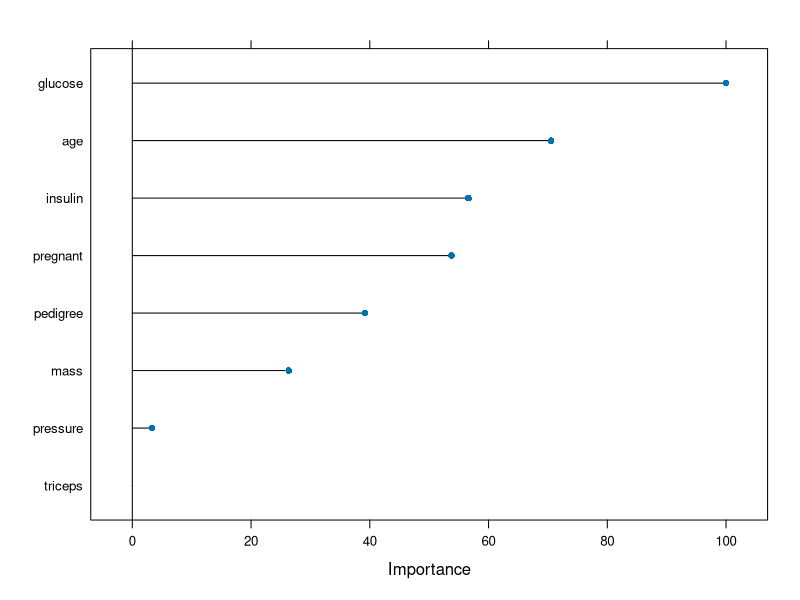
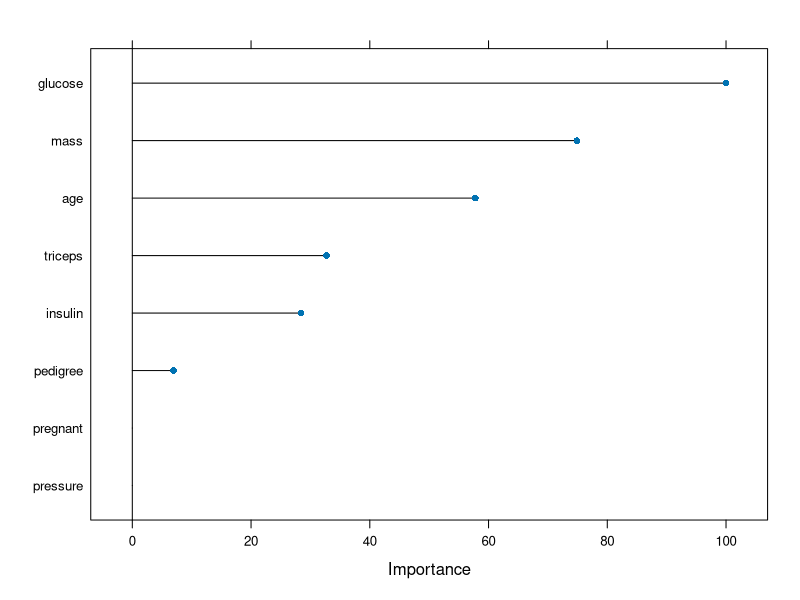
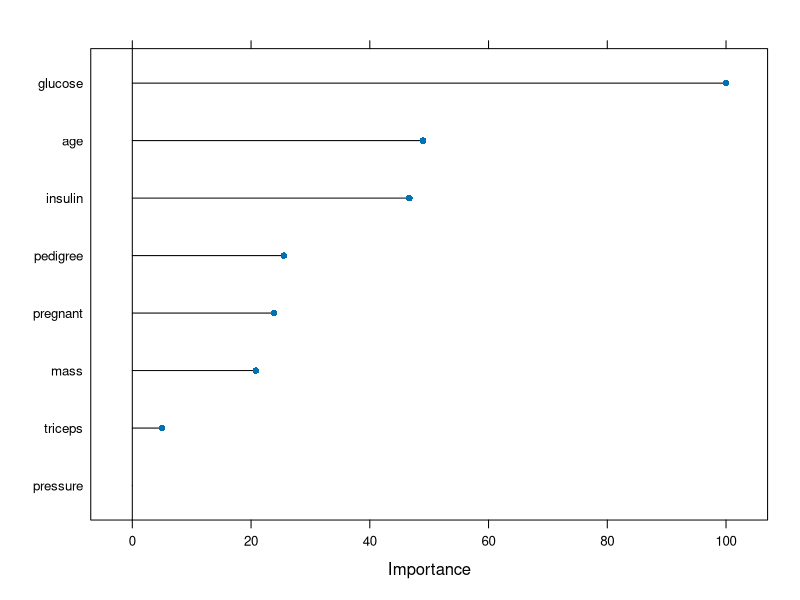

Write R code to recreate these figures, in order. (Note: a time limit stopped this script after it produced the figures.)
## ---- chunk 1
knitr::opts_chunk$set(message = FALSE, warning = FALSE)
## ---- chunk 2
# install.packages("mlbench")

# Calling libraries
library(mlbench)
library(tidyverse)
library(caret)

# Importing data
data(PimaIndiansDiabetes)
df <- tibble(PimaIndiansDiabetes)

# Creating second df to handle second approach to handle missing data (discussed in cell below)
df2 <- tibble(PimaIndiansDiabetes)
## ---- chunk 3
# All columns seem relevant to analysis and therefore do not need to be removed

# Setting the target variable
df <- df %>% rename(target=diabetes)
df2 <- df2 %>% rename(target=diabetes)

# Only need to convert target variable to factor because all other variables are numeric (none are categorical)
df <- df %>% mutate(target = as.factor(target))
df2 <- df2 %>% mutate(target = as.factor(target))

# Under assumption that 0s in the data represent missing data because for example having a diastolic blood pressure of 0 means that that person is dead. To handle these missing values, we will compare two approaches: first, getting rid of any rows that have 0s (missing data); and second, imputing these missing values with the averages of the non-missing data

# Approach 1: Treating 0s in df as NAs and removing these rows

# Converting 0 values to NAs in columns in which 0 is not a reasonably possible value
df$glucose <- na_if(df$glucose, 0)
df$pressure <- na_if(df$pressure, 0)
df$triceps <- na_if(df$triceps, 0)
df$insulin <- na_if(df$insulin, 0)
df$mass <- na_if(df$mass, 0)

# Dropping rows with NA values
df = drop_na(df)

# Approach 2: Imputing 0s in df with averages of non-zero values

# Converting 0 values to NAs in columns in which 0 is not a reasonably possible value
df2$glucose <- na_if(df2$glucose, 0)
df2$pressure <- na_if(df2$pressure, 0)
df2$triceps <- na_if(df2$triceps, 0)
df2$insulin <- na_if(df2$insulin, 0)
df2$mass <- na_if(df2$mass, 0)

# Imputing the mean of the non-missing data for these NA values
df2$glucose[is.na(df2$glucose)] = mean(df2$glucose, na.rm = TRUE)
df2$pressure[is.na(df2$pressure)] = mean(df2$pressure, na.rm = TRUE)
df2$triceps[is.na(df2$triceps)] = mean(df2$triceps, na.rm = TRUE)
df2$insulin[is.na(df2$insulin)] = mean(df2$insulin, na.rm = TRUE)
df2$mass[is.na(df2$mass)] = mean(df2$mass, na.rm = TRUE)

# Splitting data into training and testing
set.seed(2020)
splitIndex <- createDataPartition(df$target, p = .70, list = FALSE)

df_train <- df[splitIndex,]
df_test <- df[-splitIndex,]

splitIndex2 <- createDataPartition(df2$target, p = .70, list = FALSE)

df2_train <- df2[splitIndex2,]
df2_test <- df2[-splitIndex2,]

# Training and testing decision tree 1 (removed NA rows)
tree1 <- train(target~., data=df_train, method = "rpart2", maxdepth=3)

tree_1_pred <- predict(tree1, df_test)

tree_1_cm <- confusionMatrix(data=tree_1_pred, reference = df_test$target)

tree_1_cm$overall[1]

plot(varImp(tree1))

# Training and testing decision tree 2 (imputed NAs with mean)
tree2 <- train(target~., data = df2_train, method = "rpart2", maxdepth=3)

tree_2_pred <- predict(tree2, df2_test)

tree_2_cm <-confusionMatrix(data = tree_2_pred, reference = df2_test$target)

tree_2_cm$overall[1]

plot(varImp(tree2))

# Training and testing random forest 1 (removed NA rows)
forest1 <- train(target~., data=df_train, method = "rf", ntree=1000)

forest_1_pred <- predict(forest1, df_test)

forest_1_cm <- confusionMatrix(data=forest_1_pred, reference = df_test$target)

forest_1_cm$overall[1]

plot(varImp(forest1))

# Training and testing random forest 2 (imputed NAs with mean)
forest2 <- train(target~., data = df2_train, method = "rf", ntree=1000)

forest_2_pred <- predict(forest2, df2_test)

forest_2_cm <-confusionMatrix(data = forest_2_pred, reference = df2_test$target)

forest_2_cm$overall[1]

plot(varImp(forest2))
## ---- chunk 4
# Training and testing glmnet model 1 (removed NA rows)
glmnet1 <- train(target~., data=df_train, method = "glmnet")

glmnet_1_pred <- predict(glmnet1, df_test)

glmnet_1_cm <- confusionMatrix(data=glmnet_1_pred, reference = df_test$target)

glmnet_1_cm$overall[1]

plot(varImp(glmnet1))

# Training and testing glmnet model 2 (imputed NAs with mean)
glmnet2 <- train(target~., data=df2_train, method = "glmnet")

glmnet_2_pred <- predict(glmnet2, df2_test)

glmnet_2_cm <- confusionMatrix(data=glmnet_2_pred, reference = df2_test$target)

glmnet_2_cm$overall[1]

plot(varImp(glmnet2))
## ---- chunk 5
# Training and testing Support Vector Machine model 1 (removed NA rows)
svm1 <- train(target~., data=df_train, method = "svmLinear")

svm_1_pred <- predict(svm1, df_test)

svm_1_cm <- confusionMatrix(data=svm_1_pred, reference = df_test$target)

svm_1_cm$overall[1]

# Was unable to find a way to plot variable importance for this model
## plot(varImp(svm1))

# Training and testing Support Vector Machine model 2 (imputed NAs with mean)
svm2 <- train(target~., data=df2_train, method = "svmLinear", importance = TRUE)

svm_2_pred <- predict(svm2, df2_test)

svm_2_cm <- confusionMatrix(data=svm_2_pred, reference = df2_test$target)

svm_2_cm$overall[1]

# Was unable to find a way to plot variable importance for this model
## plot(varImp(svm2))
## ---- chunk 6
# Training and testing Naive Bayes model 1 (removed NA rows)
nb1 <- train(target~., data=df_train, method = "naive_bayes")

nb_1_pred <- predict(nb1, df_test)

nb_1_cm <- confusionMatrix(data=nb_1_pred, reference = df_test$target)

nb_1_cm$overall[1]

# Was unable to find a way to plot variable importance for this model
## plot(varImp(nb1))

# Training and testing Naive Bayes model 2 (imputed NAs with mean)
nb2 <- train(target~., data=df2_train, method = "naive_bayes", importance = TRUE)

nb_2_pred <- predict(nb2, df2_test)

nb_2_cm <- confusionMatrix(data=nb_2_pred, reference = df2_test$target)

nb_2_cm$overall[1]

# Was unable to find a way to plot variable importance for this model
## plot(varImp(nb2))
